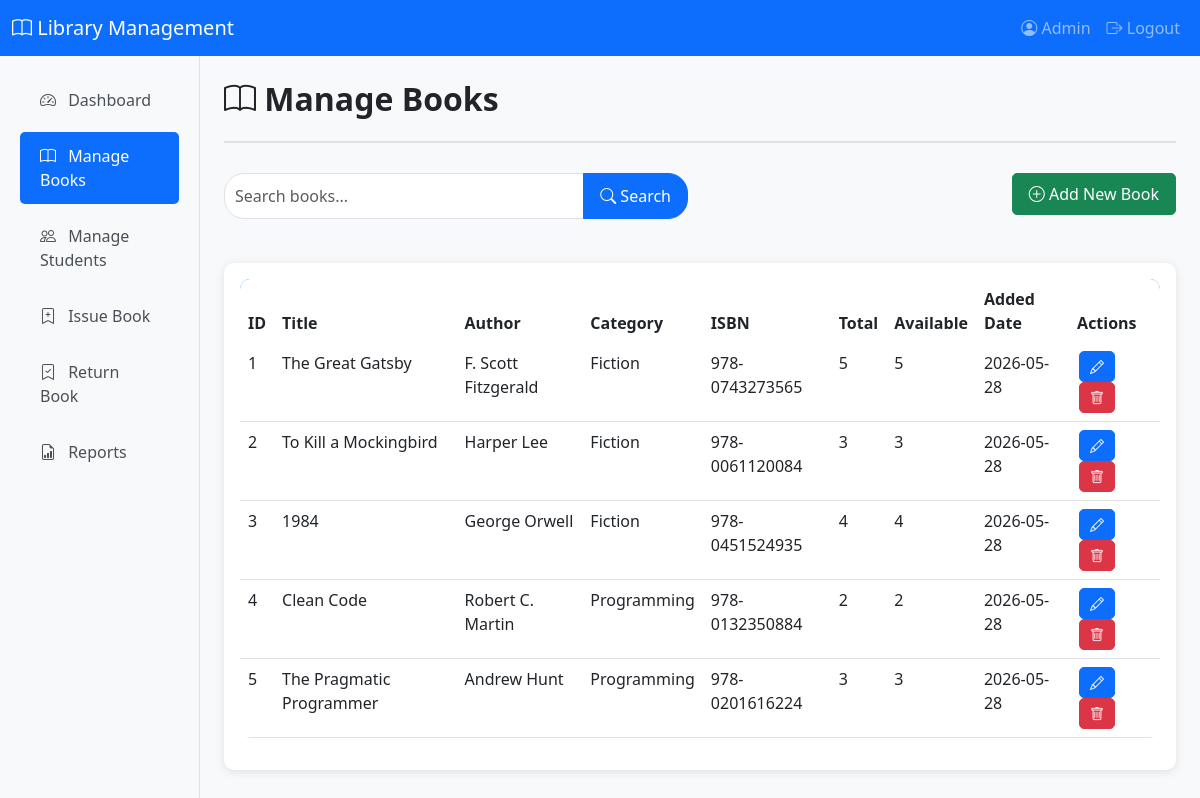
/admin/manage_books.php (signed in), run on the app's committed database.
### tables this page shows
CREATE TABLE IF NOT EXISTS books (
    id INT AUTO_INCREMENT PRIMARY KEY,
    title VARCHAR(255) NOT NULL,
    author VARCHAR(100) NOT NULL,
    category VARCHAR(100) NOT NULL,
    isbn VARCHAR(20) NOT NULL UNIQUE,
    quantity INT NOT NULL DEFAULT 1,
    available_quantity INT NOT NULL DEFAULT 1,
    added_date DATE NOT NULL
);

### admin/manage_books.php (the view, shortened to what this page needs)
<?php
include '../includes/db.php';
include '../includes/header.php';
$search = '';
$books = [];
if ($search) {
    $stmt = $conn->prepare("SELECT * FROM books WHERE title LIKE ? OR author LIKE ? OR category LIKE ? OR isbn LIKE ? ORDER BY added_date DESC");
    $search_param = "%$search%";
    $stmt->bind_param("ssss", $search_param, $search_param, $search_param, $search_param);
} else {
    $stmt = $conn->prepare("SELECT * FROM books ORDER BY added_date DESC");
}
$stmt->execute();
$result = $stmt->get_result();
while ($row = $result->fetch_assoc()) {
    $books[] = $row;
}
?>
<div class="page-header">
    <h2><i class="bi bi-book"></i> Manage Books</h2>
</div>
<div class="row mb-4">
    <div class="col-md-6">
        <form method="GET" action="" class="search-box">
            <div class="input-group">
                <input type="text" class="form-control" name="search" placeholder="Search books..." value="<?php echo htmlspecialchars($search); ?>">
                <button type="submit" class="btn btn-primary">
                    <i class="bi bi-search"></i> Search
                </button>
            </div>
        </form>
    </div>
    <div class="col-md-6 text-end">
        <a href="add_book.php" class="btn btn-success">
            <i class="bi bi-plus-circle"></i> Add New Book
        </a>
    </div>
</div>
<div class="card">
    <div class="card-body">
        <div class="table-responsive">
            <table class="table table-hover">
                <thead>
                    <tr>
                        <th>ID</th>
                        <th>Title</th>
                        <th>Author</th>
                        <th>Category</th>
                        <th>ISBN</th>
                        <th>Total</th>
                        <th>Available</th>
                        <th>Added Date</th>
                        <th>Actions</th>
                    </tr>
                </thead>
                <tbody>
                    <?php if (empty($books)): ?>
                        <tr>
                            <td colspan="9" class="text-center">No books found.</td>
                        </tr>
                    <?php else: ?>
                        <?php foreach ($books as $book): ?>
                            <tr>
                                <td><?php echo $book['id']; ?></td>
                                <td><?php echo htmlspecialchars($book['title']); ?></td>
                                <td><?php echo htmlspecialchars($book['author']); ?></td>
                                <td><?php echo htmlspecialchars($book['category']); ?></td>
                                <td><?php echo htmlspecialchars($book['isbn']); ?></td>
                                <td><?php echo $book['quantity']; ?></td>
                                <td><?php echo $book['available_quantity']; ?></td>
                                <td><?php echo date('Y-m-d', strtotime($book['added_date'])); ?></td>
                                <td>
                                    <a href="edit_book.php?id=<?php echo $book['id']; ?>" class="btn btn-sm btn-primary action-btn">
                                        <i class="bi bi-pencil"></i>
                                    </a>
                                    <a href="manage_books.php?delete=<?php echo $book['id']; ?>" class="btn btn-sm btn-danger action-btn" onclick="return confirm('Are you sure you want to delete this book?');">
                                        <i class="bi bi-trash"></i>
                                    </a>
                                </td>
                            </tr>
                        <?php endforeach; ?>
                    <?php endif; ?>
                </tbody>
            </table>
        </div>
    </div>
</div>
<?php
include '../includes/footer.php';
?>

### includes/header.php (shortened to what this page needs)
<!DOCTYPE html>
<html lang="en">
<head>
    <link href="https://cdn.jsdelivr.net/npm/bootstrap@5.3.0/dist/css/bootstrap.min.css" rel="stylesheet">
    <link href="https://cdn.jsdelivr.net/npm/bootstrap-icons@1.10.0/font/bootstrap-icons.css" rel="stylesheet">
    <link href="../assets/css/style.css" rel="stylesheet">
</head>
<body>
    <nav class="navbar navbar-expand-lg navbar-dark bg-primary">
        <div class="container-fluid">
            <a class="navbar-brand" href="dashboard.php">
                <i class="bi bi-book"></i> Library Management
            </a>
            <div class="collapse navbar-collapse" id="navbarNav">
                <ul class="navbar-nav ms-auto">
                    <li class="nav-item">
                        <span class="nav-link">
                            <i class="bi bi-person-circle"></i>
                            <?php echo htmlspecialchars($_SESSION['admin_name']); ?>
                        </span>
                    </li>
                    <li class="nav-item">
                        <a class="nav-link" href="logout.php">
                            <i class="bi bi-box-arrow-right"></i> Logout
                        </a>
                    </li>
                </ul>
            </div>
        </div>
    </nav>
    <div class="container-fluid">
        <div class="row">
            <nav class="col-md-3 col-lg-2 d-md-block bg-light sidebar">
                <div class="position-sticky pt-3">
                    <ul class="nav flex-column">
                        <li class="nav-item">
                            <a class="nav-link <?php echo basename($_SERVER['PHP_SELF']) == 'dashboard.php' ? 'active' : ''; ?>"
                               href="dashboard.php">
                                <i class="bi bi-speedometer2"></i> Dashboard
                            </a>
                        </li>
                        <li class="nav-item">
                            <a class="nav-link <?php echo basename($_SERVER['PHP_SELF']) == 'manage_books.php' || basename($_SERVER['PHP_SELF']) == 'add_book.php' || basename($_SERVER['PHP_SELF']) == 'edit_book.php' ? 'active' : ''; ?>"
                               href="manage_books.php">
                                <i class="bi bi-book"></i> Manage Books
                            </a>
                        </li>
                        <li class="nav-item">
                            <a class="nav-link <?php echo basename($_SERVER['PHP_SELF']) == 'manage_students.php' || basename($_SERVER['PHP_SELF']) == 'add_student.php' ? 'active' : ''; ?>"
                               href="manage_students.php">
                                <i class="bi bi-people"></i> Manage Students
                            </a>
                        </li>
                        <li class="nav-item">
                            <a class="nav-link <?php echo basename($_SERVER['PHP_SELF']) == 'issue_book.php' ? 'active' : ''; ?>"
                               href="issue_book.php">
                                <i class="bi bi-bookmark-plus"></i> Issue Book
                            </a>
                        </li>
                        <li class="nav-item">
                            <a class="nav-link <?php echo basename($_SERVER['PHP_SELF']) == 'return_book.php' ? 'active' : ''; ?>"
                               href="return_book.php">
                                <i class="bi bi-bookmark-check"></i> Return Book
                            </a>
                        </li>
                        <li class="nav-item">
                            <a class="nav-link <?php echo basename($_SERVER['PHP_SELF']) == 'reports.php' ? 'active' : ''; ?>"
                               href="reports.php">
                                <i class="bi bi-file-earmark-bar-graph"></i> Reports
                            </a>
                        </li>
                    </ul>
                </div>
            </nav>
            <main class="col-md-9 ms-sm-auto col-lg-10 px-md-4 py-4">

### includes/footer.php (shortened to what this page needs)
            </main>
        </div>
    </div>
</body>
</html>

### assets/css/style.css (style rules this page uses)
body { font-family: 'Segoe UI', Tahoma, Geneva, Verdana, sans-serif; background-color: #f8f9fa; }
.sidebar { min-height: calc(100vh - 56px); background-color: #f8f9fa; border-right: 1px solid #dee2e6; }
.sidebar .nav-link { color: #495057; padding: 12px 20px; margin: 4px 8px; border-radius: 5px; transition: all 0.3s ease; }
.sidebar .nav-link.active { background-color: #0d6efd; color: white; }
.sidebar .nav-link i { margin-right: 8px; }
.card { border: none; border-radius: 10px; box-shadow: 0 2px 10px rgba(0, 0, 0, 0.1); transition: transform 0.3s ease; }
.table { background-color: white; border-radius: 10px; overflow: hidden; }
.table thead { background-color: #0d6efd; color: white; }
.table thead th { border: none; font-weight: 600; }
.form-control, .form-select { border-radius: 5px; padding: 10px; }
.btn { border-radius: 5px; padding: 8px 16px; font-weight: 500; }
.btn-sm { padding: 4px 10px; font-size: 0.875rem; }
.page-header { margin-bottom: 30px; padding-bottom: 15px; border-bottom: 2px solid #dee2e6; }
.page-header h2 { color: #212529; font-weight: 600; }
.action-btn { margin: 0 2px; }
.search-box { margin-bottom: 20px; }
.search-box input { border-radius: 20px 0 0 20px; }
.search-box button { border-radius: 0 20px 20px 0; }

### data on the page
books: id "1", title "The Great Gatsby", author "F. Scott Fitzgerald", category "Fiction", isbn "978-0743273565", quantity "5", available_quantity "5", added_date "2026-05-28"
books: id "2", title "To Kill a Mockingbird", author "Harper Lee", category "Fiction", isbn "978-0061120084", quantity "3", available_quantity "3", added_date "2026-05-28"
books: id "3", title "1984", author "George Orwell", category "Fiction", isbn "978-0451524935", quantity "4", available_quantity "4", added_date "2026-05-28"
books: id "4", title "Clean Code", author "Robert C. Martin", category "Programming", isbn "978-0132350884", quantity "2", available_quantity "2", added_date "2026-05-28"
books: id "5", title "The Pragmatic Programmer", author "Andrew Hunt", category "Programming", isbn "978-0201616224", quantity "3", available_quantity "3", added_date "2026-05-28"

### other printed values
$_SESSION['admin_name'] "Admin"
